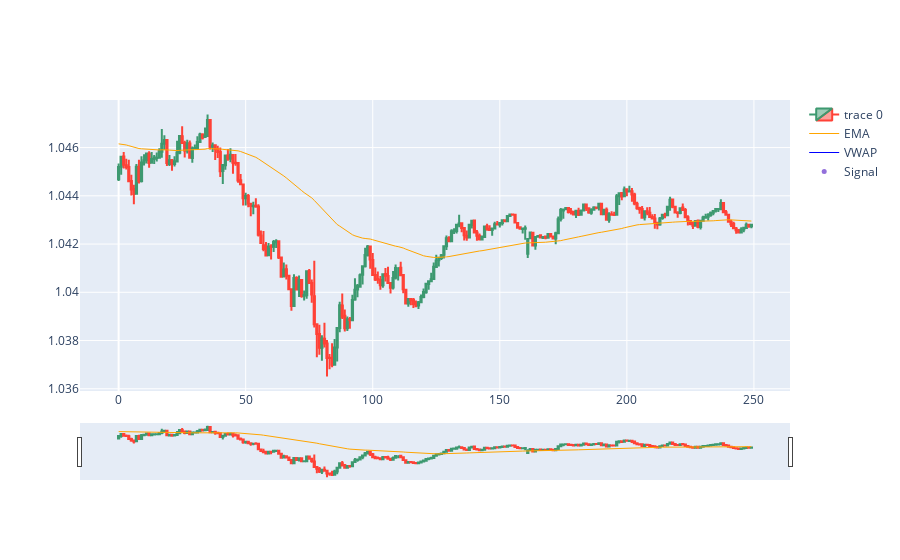

Source (notebook cell):
### Code cell
import plotly.graph_objects as go
from plotly.subplots import make_subplots
from datetime import datetime

dfpl = df[150:400]
dfpl.reset_index(inplace=True)
fig = go.Figure(data=[go.Candlestick(x=dfpl.index,
                open=dfpl['Open'],
                high=dfpl['High'],
                low=dfpl['Low'],
                close=dfpl['Close']),
                go.Scatter(x=dfpl.index, y=dfpl.EMA, line=dict(color='orange', width=1), name="EMA"),
                go.Scatter(x=dfpl.index, y=dfpl.VWAP, line=dict(color='blue', width=1), name="VWAP")])

fig.add_scatter(x=dfpl.index, y=dfpl['pointposbreak'], mode="markers",
                marker=dict(size=5, color="MediumPurple"),
                name="Signal")
fig.show()

### Figure 1 — Plotly figure (JSON) as saved in the notebook; plotly's stock layout.template omitted (floating-point values rounded to 4 significant figures; data arrays with more than 128 entries replaced by an {"elided": "..."} marker saying what was removed)
{"data": [{"close": {"elided": "250 float values"}, "high": {"elided": "250 float values"}, "low": {"elided": "250 float values"}, "open": {"elided": "250 float values"}, "type": "candlestick", "x": {"elided": "250 int values"}}, {"line": {"color": "orange", "width": 1}, "name": "EMA", "type": "scatter", "x": {"elided": "250 int values"}, "y": {"elided": "250 float values"}}, {"line": {"color": "blue", "width": 1}, "name": "VWAP", "type": "scatter", "x": {"elided": "250 int values"}, "y": {"elided": "250 null values"}}, {"marker": {"color": "MediumPurple", "size": 5}, "mode": "markers", "name": "Signal", "type": "scatter", "x": {"elided": "250 int values"}, "y": {"elided": "250 null values"}}], "layout": {}}
